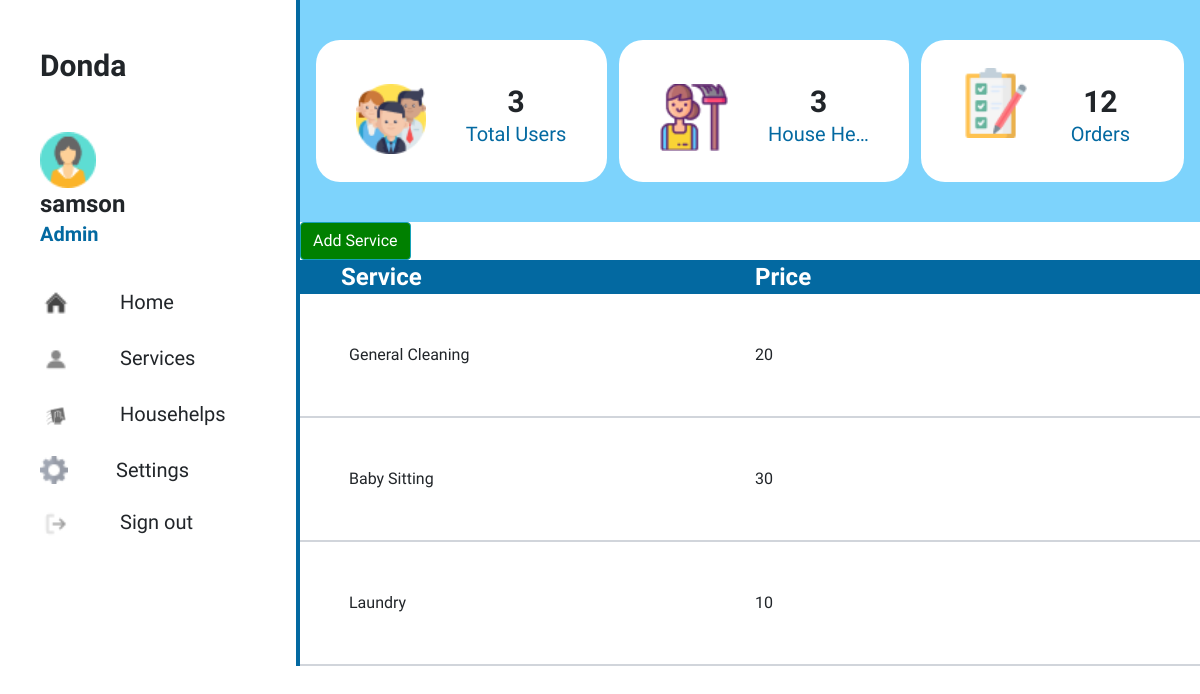
/admin/admin_services.php (signed in), run on the app's committed database.
### tables this page shows
CREATE TABLE `users` (
  `ID` int(11) NOT NULL,
  `username` varchar(100) NOT NULL,
  `email` varchar(100) NOT NULL,
  `password` varchar(100) NOT NULL,
  `role` int(11) NOT NULL DEFAULT 2
);

CREATE TABLE `services` (
  `ID` int(100) NOT NULL,
  `service` varchar(100) NOT NULL,
  `description` varchar(100) NOT NULL,
  `img_icon` longblob NOT NULL,
  `price` int(11) NOT NULL
);

### admin/admin_services.php (the view, shortened to what this page needs)
<?php
require 'config.php';
if(!empty($_SESSION["ID"]) && $_SESSION["role"] == 1){
    $ID = $_SESSION["ID"];
    $result= mysqli_query($conn, "SELECT * FROM users WHERE ID = $ID");
    $user =mysqli_fetch_assoc($result);
    $result= mysqli_query($conn, "SELECT * FROM users WHERE role = 2");
    $total_users=mysqli_num_rows($result);
    $result= mysqli_query($conn, "SELECT * FROM house_helps");
    $house_helps=mysqli_num_rows($result);
     $result= mysqli_query($conn, "SELECT * FROM orders");
     $orders=mysqli_num_rows($result);
}else{
    header("Location: http://localhost/HouseHelpApp/signin.php");
}
?>
<!DOCTYPE html>
<html lang="en">
<head>
    <script src="https://cdn.tailwindcss.com"></script>
<link rel="stylesheet" href="https://maxcdn.bootstrapcdn.com/bootstrap/4.0.0/css/bootstrap.min.css">
    <link rel="stylesheet" href="../css/style.css">
</head>
<body>
    <div class="flex flex-row">
        <section class="w-1/4 border-solid border-r-4 border-sky-700">
            <div id="left-panel" class="pl-10 py-5">
                <p class="font-bold text-3xl"><a href="#">Donda</a></p>
                <div class="mt-5 w-auto">
                    <img class="w-14" src="../images/girl2.png" alt="">
                    <p class="text-2xl"><b><?php echo $user["username"] ?></b></p>
                    <p class="text-sky-700 text-xl"><b>Admin</b></p>
                </div>
                <ul class="mt-10 space-y-6">
                    <div class="flex flex-row mt-6">
                        <img class="w-8" src="../images/home.png" alt="home">
                        <li class="text-xl ml-5"><a href="http://localhost/HouseHelpApp/admin/admin.php">Home</a></li>
                    </div>
                    <div class="flex flex-row mt-6">
                        <img class="w-8" src="../images/profile2.png" alt="profile">
                        <li class="text-xl ml-5"><a href="">Services</a></li>
                    </div>
                    <div class="flex flex-row mt-6">
                        <img class="w-8" src="../images/house-help.png" alt="househelps">
                        <li class="text-xl ml-5"><a href="http://localhost/HouseHelpApp/admin/admin_househelps.php">Househelps</a></li>
                    </div>
                    <div class="flex flex-row mt-6">
                        <img class="w-7" src="../images/gear.png" alt="settings">
                        <li class="text-xl ml-5"><a href="#">Settings</a></li>
                    </div>
                    <div class="flex flex-row mt-6">
                        <img class="w-8" src="../images/logout.png" alt="logout">
                        <li class="text-xl ml-5"><a href="">Sign out</a></li>
                    </div>
                </ul>
            </div>
        </section>
        <section class="w-3/4 h-1/3">
            <div id="counter" class="px-3 py-10  flex flex-row space-x-3 bg-sky-300">
                <div class=" w-80 grid grid-cols-2 gap-2 bg-white px-10 py-7 rounded-3xl">
                    <div class="mt-3">
                        <img width="70px" src="../images/users.png" alt="">
                    </div>
                    <div class="mt-3 text-center">
                        <p class="text-3xl"><b><?php echo $total_users ?></b></p>
                        <p class="text-xl text-sky-700 truncate">Total Users</p>
                    </div>
                </div>
                <div class=" w-80 grid grid-cols-2 gap-2 bg-white px-10 py-7 rounded-3xl">
                    <div class="mt-3">
                        <img width="70px" src="../images/househelp.png" alt="">
                    </div>
                    <div class="mt-3 text-center">
                        <p class="text-3xl"><b><?php echo $house_helps ?></b></p>
                        <p class="text-xl text-sky-700 truncate">House Helps</p>
                    </div>
                </div>
                <div class=" w-72 grid grid-cols-2 gap-2 bg-white px-10 py-7 rounded-3xl">
                    <div>
                        <img width="70px" src="../images/checklist.png" alt="">
                    </div>
                    <div class="mt-3 text-center">
                        <p class="text-3xl"><b><?php echo $orders ?></b></p>
                        <p class="text-xl text-sky-700 truncate">Orders</p>
                    </div>
                </div>
            </div>
                <button type="button" style="background-color:Green;" class="btn btn-info" data-toggle="modal" data-target="#myModal">
                Add Service
                </button>
            <table width="100%">
                <tr class="grid grid-cols-2 gap-2  px-10 bg-sky-700" width="100%">
                    <th class="text-2xl text-white">Service</th>
                    <th class="text-2xl text-white">Price</th>
                </tr>
                <?php
                $query = "SELECT * FROM services";
                $result= mysqli_query($conn, $query);
                while ($row = mysqli_fetch_array($result)){
                    ?>
                <tr class="grid grid-cols-2 gap-2 px-5 py-5 border-solid border-b-2 border-gray-300" width="100%">
                    <td>
                       <p><?php echo $row["service"] ?></p>
                    </td>
                    <td>
                       <p><?php echo $row["price"] ?></p>
                    </td>
                </tr>
                <?php
                 }
                ?>
            </table>
        </section>
    </div>
</body>
</html>

### css/style.css (style rules this page uses)
* { font-family: 'Jaldi', sans-serif; }

### data on the page
users: username "samson"
services: service "General Cleaning", price "20"
services: service "Baby Sitting", price "30"
services: service "Laundry", price "10"

### other printed values
$total_users "3"
$house_helps "3"
$orders "12"
